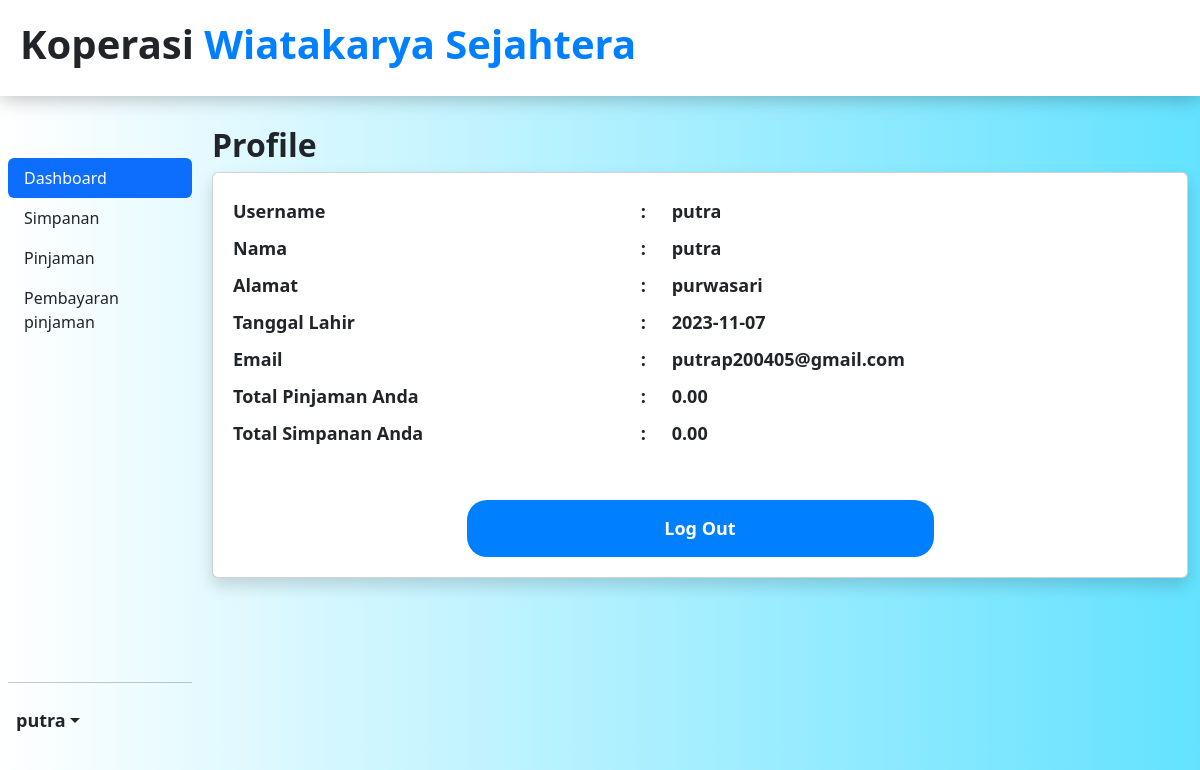
The page /profile.php (signed in) on the database as committed earlier.
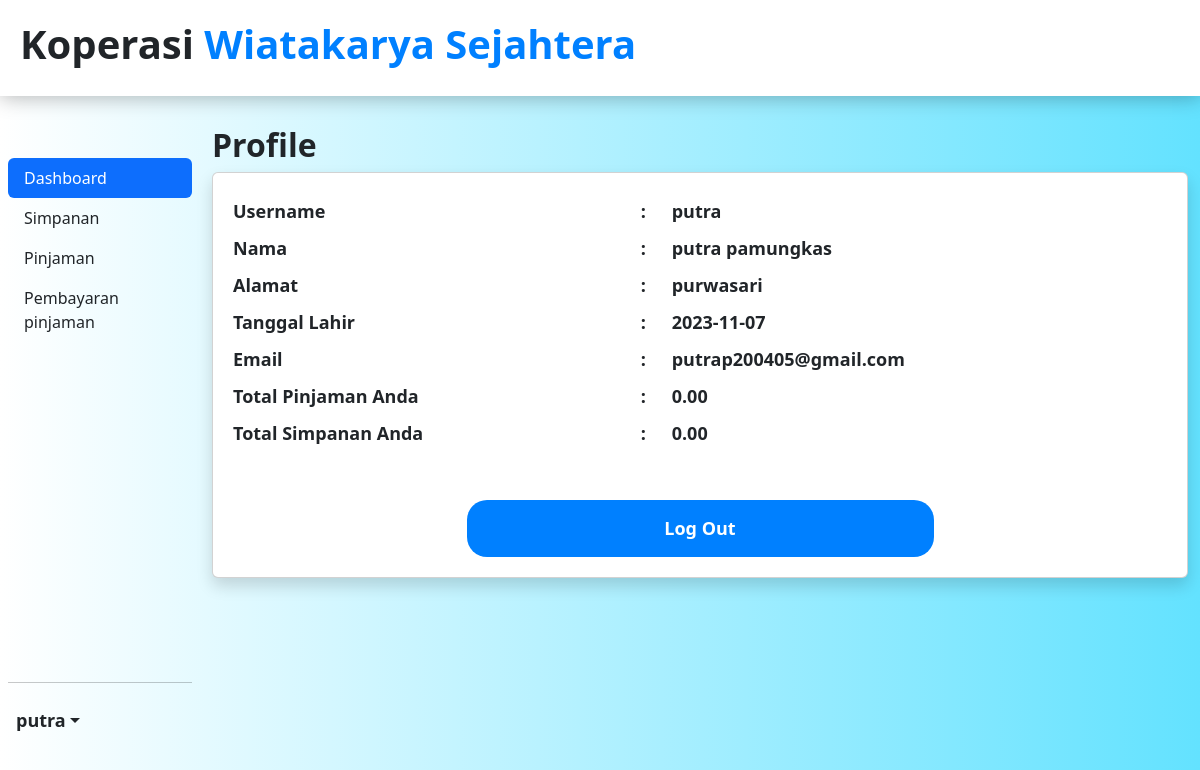
The same page on the database as committed later.
### tables this page shows
CREATE TABLE `anggota` (
  `ID_Anggota` bigint(255) NOT NULL,
  `Nama` varchar(255) NOT NULL,
  `Alamat` varchar(255) DEFAULT NULL,
  `Tanggal_Lahir` date DEFAULT NULL,
  `NIK` varchar(20) DEFAULT NULL,
  `Gender` enum('Laki-laki','Perempuan') DEFAULT NULL,
  `No_Telepon` varchar(15) DEFAULT NULL,
  `Email` varchar(255) DEFAULT NULL,
  `Username` varchar(50) NOT NULL,
  `Password` varchar(50) NOT NULL,
  `Create_By` varchar(50) DEFAULT NULL,
  `Create_Date` timestamp NOT NULL DEFAULT current_timestamp(),
  `Status` enum('Aktif','Non-Aktif') DEFAULT 'Aktif',
  `Role` enum('admin','user') NOT NULL DEFAULT 'user',
  `Status_Deleted` tinyint(1) NOT NULL DEFAULT 0
);

### profile.php (the view, shortened to what this page needs)
<?php
require_once "./config/db.php";
if (isset($_SESSION["email"])) {
    $username = $_SESSION["username"];
    $queryUserData = "SELECT * FROM anggota WHERE Username = '$username'";
    $resultUserData = mysqli_query($db_connect, $queryUserData);
    $userData = mysqli_fetch_assoc($resultUserData);
?>
    <!DOCTYPE html>
    <html lang='en'>
    <head>
        <link rel='stylesheet' href='https://cdn.jsdelivr.net/npm/bootstrap@5.3.2/dist/css/bootstrap.min.css'>
        <link rel='stylesheet' href='https://cdnjs.cloudflare.com/ajax/libs/remixicon/3.6.0/remixicon.css'>
        <link rel="stylesheet" href="./component/css/style-profile.css">
    </head>
    <body>
        <header>
            <h1>Koperasi <span>Wiatakarya Sejahtera</span></h1>
        </header>
        <main>
            <?php require_once "./component/modal_sidebar/sidebar.php";
            Sidebar::selection("dashboard"); ?>
            <div class="container">
                <h2>Profile</h2>
                <div class="card shadow mb-4">
                    <table>
                        <tr>
                            <td>Username</td>
                            <td> : </td>
                            <td><?= $userData['Username'] ?></td>
                        </tr>
                        <tr>
                            <td>Nama</td>
                            <td> : </td>
                            <td><?= $userData['Nama'] ?></td>
                        </tr>
                        <tr>
                            <td>Alamat</td>
                            <td> : </td>
                            <td><?= $userData['Alamat'] ?></td>
                        </tr>
                        <tr>
                            <td>Tanggal Lahir</td>
                            <td> : </td>
                            <td><?= $userData['Tanggal_Lahir'] ?></td>
                        </tr>
                        <tr>
                            <td>Email</td>
                            <td> : </td>
                            <td><?= $userData['Email'] ?></td>
                        </tr>
                    <?php
                    if ($role == 'admin') {
                        $queryTotalPinjaman = "SELECT SUM(Jumlah_Pinjaman) as total_pinjaman FROM pinjaman WHERE Status_Deleted = 0  AND Status = 'Disetujui'";
                        $resultTotalPinjaman = mysqli_query($db_connect, $queryTotalPinjaman);
                        $rowTotalPinjaman = mysqli_fetch_assoc($resultTotalPinjaman);
                        $totalPinjamanSeluruhAnggota = $rowTotalPinjaman['total_pinjaman'];
                        $queryTotalSimpanan = "SELECT SUM(Jumlah_Simpanan) as total_simpanan FROM simpanan WHERE Status_Deleted = 0";
                        $resultTotalSimpanan = mysqli_query($db_connect, $queryTotalSimpanan);
                        $rowTotalSimpanan = mysqli_fetch_assoc($resultTotalSimpanan);
                        $totalSimpananSeluruhAnggota = $rowTotalSimpanan['total_simpanan'];
                        ?>
                        <tr>
                            <td>Total Pinjaman Seluruh Anggota</td>
                            <td> : </td>
                            <td><?= number_format($totalPinjamanSeluruhAnggota, 2) ?></td>
                        </tr>
                        <tr>
                            <td>Total Simpanan Seluruh Anggota</td>
                            <td> : </td>
                            <td><?= number_format($totalSimpananSeluruhAnggota, 2) ?></td>
                        </tr>
                    <?php } else {
                      	$query_user_info = "SELECT ID_Anggota, Nama FROM anggota WHERE Username = '$username'";
                		$result_user_info = mysqli_query($db_connect, $query_user_info);
                		$user_info = mysqli_fetch_assoc($result_user_info);
                		$idAnggota = $user_info['ID_Anggota'];
                        $queryTotalPinjamanUser = "SELECT SUM(Jumlah_Pinjaman) as total_pinjaman_user FROM pinjaman WHERE ID_Anggota = '$idAnggota' AND Status_Deleted = 0 AND Status = 'Disetujui'";
                		$resultTotalPinjamanUser = mysqli_query($db_connect, $queryTotalPinjamanUser);
                		$rowTotalPinjamanUser = mysqli_fetch_assoc($resultTotalPinjamanUser);
                		$totalPinjamanUser = $rowTotalPinjamanUser['total_pinjaman_user'];
                   		$queryTotalSimpananUser = "SELECT SUM(Jumlah_Simpanan) as total_simpanan_user FROM simpanan WHERE ID_Anggota = '$idAnggota' AND Status_Deleted = 0";
                		$resultTotalSimpananUser = mysqli_query($db_connect, $queryTotalSimpananUser);
                		$rowTotalSimpananUser = mysqli_fetch_assoc($resultTotalSimpananUser);
                		$totalSimpananUser = $rowTotalSimpananUser['total_simpanan_user'];
                        ?>
                        <tr>
                            <td>Total Pinjaman Anda</td>
                            <td> : </td>
                            <td> <?= number_format($totalPinjamanUser, 2) ?></td>
                        </tr>
                        <tr>
                            <td>Total Simpanan Anda</td>
                            <td> : </td>
                            <td><?= number_format($totalSimpananUser, 2) ?></td>
                        </tr>
                    <?php } ?>
                    </table>
                    <br>
                    <br>
                    <div class="logout">
                        <a href='./backend/logout.php'>Log Out</a>
                    </div>
                </div>
            </div>
        </main>
    </body>
    </html>
<?php
} else {
    header("Location: ./login.php");
    exit();
}
?>

### component/modal_sidebar/sidebar.php (shortened to what this page needs)
<?php
class Sidebar
{
    static $menuList = [];
    static public function selection($select)
    {
        $username = "";
        $role = "";
        if (isset($_SESSION['username'])) {
            $username = $_SESSION['username'];
        }
        if (isset($_SESSION['role'])) {
            $role = $_SESSION['role'];
        }
        if ($role == "user") {
            self::$menuList = [
                "dashboard" => ["Dashboard", "ri-dashboard-line"],
                "simpanan" => ["Simpanan", "ri-safe-2-line"],
                "pinjaman" => ["Pinjaman", "ri-money-dollar-circle-line"],
                "pembayaran_pinjaman" => ["Pembayaran pinjaman", "ri-cash-line"]
            ];
        }
        return sidebarElement($select, self::$menuList, $username);
    }
}
?>
    <?php function sidebarElement($select, $data, $username)
    { ?>
     <div id="desktop-template">
        <div class="d-flex flex-column flex-shrink-0 p-2" style="width: 200px; height: 78vh;">
            <br>
            <ul class="nav nav-pills flex-column mb-auto">
                <?php foreach ($data as $key => $value): ?>
                    <li class="nav-item">
                        <a href="./<?= $key ?>.php" class="nav-link
            <?= ($key == $select) ? 'active' : 'link-dark' ?> " aria-current="page">
                            <?= $value[0] ?>
                        </a>
                    </li>
                <?php endforeach; ?>
            </ul>
            <hr>
            <div class="dropdown">
                <a href="#" class="d-flex align-items-center link-dark text-decoration-none dropdown-toggle p-2"
                    id="dropdownUser1" data-bs-toggle="dropdown" aria-expanded="false">
                    <strong>
                        <?= $username ?>
                    </strong>
                </a>
            </div>
        </div>
    </div>
<?php } ?>

### component/css/style-profile.css (style rules this page uses)
body { background: rgb(255,255,255); background: linear-gradient(90deg, rgba(255,255,255,1) 0%, rgba(99,226,255,1) 100%); background-size:cover ; }
main { display: flex; flex-direction: row; }
main h2 { font-weight: 700; }
.card { background-color: white; padding: 20px; }
header { margin-bottom: 30px; background-color: white; box-shadow: 0 0 20px 0.5px rgba(0, 0, 0, 0.297); }
header h1 { font-weight: 700; padding: 20px; }
header span { color: #0080ff; }
table tr td { padding: 5px 10px 5px 0; }
main p,td { font-size: 18px; font-weight: 600; }
main a { font-size: 18px; font-weight: 700; text-decoration: none; }
.logout { display: flex; justify-content: center; }
.logout a { background-color: #0080ff; color: white; width: 50%; padding: 15px; border-radius: 20px; text-align: center; }
@media (min-width: 768px) { body { display: flex; flex-direction: column; } }
@media (min-width: 768px) { .container { display: inline-block; } }

### profile.php (style rules this page uses)
.logout a { background-color: #0080ff; color: white; width: 50%; padding: 15px; border-radius: 20px; text-align: center; transition: all 0.1s ease; }

Rows that differ between the two databases and show on the page:
changed anggota "putra": Nama "putra" → "putra pamungkas"
